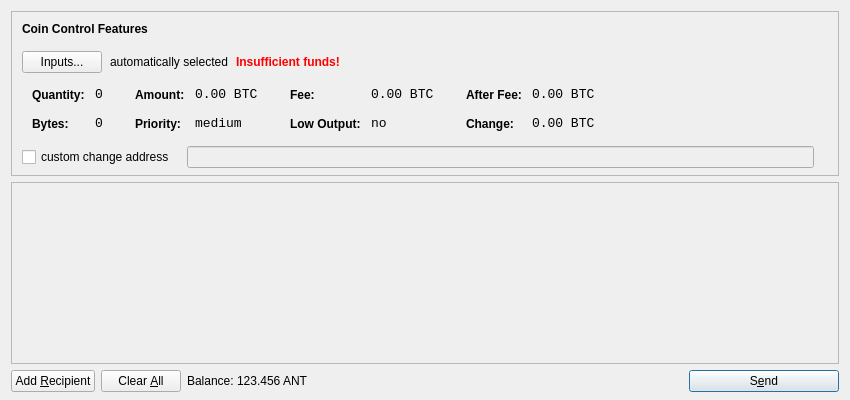
<?xml version="1.0" encoding="UTF-8"?>
<ui version="4.0">
 <class>SendCoinsDialog</class>
 <widget class="QDialog" name="SendCoinsDialog">
  <property name="geometry">
   <rect>
    <x>0</x>
    <y>0</y>
    <width>850</width>
    <height>400</height>
   </rect>
  </property>
  <property name="windowTitle">
   <string>Send Coins</string>
  </property>
  <layout class="QVBoxLayout" name="verticalLayout" stretch="0,1,0">
   <property name="bottomMargin">
    <number>8</number>
   </property>
   <item>
    <widget class="QFrame" name="frameCoinControl">
     <property name="sizePolicy">
      <sizepolicy hsizetype="Expanding" vsizetype="Expanding">
       <horstretch>0</horstretch>
       <verstretch>0</verstretch>
      </sizepolicy>
     </property>
     <property name="maximumSize">
      <size>
       <width>16777215</width>
       <height>16777215</height>
      </size>
     </property>
     <property name="frameShape">
      <enum>QFrame::StyledPanel</enum>
     </property>
     <property name="frameShadow">
      <enum>QFrame::Sunken</enum>
     </property>
     <layout class="QVBoxLayout" name="verticalLayoutCoinControl2">
      <property name="spacing">
       <number>-1</number>
      </property>
      <property name="leftMargin">
       <number>0</number>
      </property>
      <property name="topMargin">
       <number>0</number>
      </property>
      <property name="rightMargin">
       <number>0</number>
      </property>
      <property name="bottomMargin">
       <number>6</number>
      </property>
      <item>
       <layout class="QVBoxLayout" name="verticalLayoutCoinControl" stretch="0,0,0,0,1">
        <property name="spacing">
         <number>0</number>
        </property>
        <property name="leftMargin">
         <number>10</number>
        </property>
        <property name="topMargin">
         <number>10</number>
        </property>
        <item>
         <layout class="QHBoxLayout" name="horizontalLayoutCoinControl1">
          <property name="bottomMargin">
           <number>15</number>
          </property>
          <item>
           <widget class="QLabel" name="labelCoinControlFeatures">
            <property name="sizePolicy">
             <sizepolicy hsizetype="Preferred" vsizetype="Maximum">
              <horstretch>0</horstretch>
              <verstretch>0</verstretch>
             </sizepolicy>
            </property>
            <property name="font">
             <font>
              <weight>75</weight>
              <bold>true</bold>
             </font>
            </property>
            <property name="styleSheet">
             <string notr="true">font-weight:bold;</string>
            </property>
            <property name="text">
             <string>Coin Control Features</string>
            </property>
           </widget>
          </item>
         </layout>
        </item>
        <item>
         <layout class="QHBoxLayout" name="horizontalLayoutCoinControl2" stretch="0,0,0,0">
          <property name="spacing">
           <number>8</number>
          </property>
          <property name="bottomMargin">
           <number>10</number>
          </property>
          <item>
           <widget class="QPushButton" name="pushButtonCoinControl">
            <property name="styleSheet">
             <string notr="true"/>
            </property>
            <property name="text">
             <string>Inputs...</string>
            </property>
           </widget>
          </item>
          <item>
           <widget class="QLabel" name="labelCoinControlAutomaticallySelected">
            <property name="text">
             <string>automatically selected</string>
            </property>
            <property name="margin">
             <number>5</number>
            </property>
           </widget>
          </item>
          <item>
           <widget class="QLabel" name="labelCoinControlInsuffFunds">
            <property name="font">
             <font>
              <weight>75</weight>
              <bold>true</bold>
             </font>
            </property>
            <property name="styleSheet">
             <string notr="true">color:red;font-weight:bold;</string>
            </property>
            <property name="text">
             <string>Insufficient funds!</string>
            </property>
            <property name="margin">
             <number>5</number>
            </property>
           </widget>
          </item>
          <item>
           <spacer name="horizontalSpacerCoinControl">
            <property name="orientation">
             <enum>Qt::Horizontal</enum>
            </property>
            <property name="sizeHint" stdset="0">
             <size>
              <width>40</width>
              <height>1</height>
             </size>
            </property>
           </spacer>
          </item>
         </layout>
        </item>
        <item>
         <widget class="QWidget" name="widgetCoinControl" native="true">
          <property name="sizePolicy">
           <sizepolicy hsizetype="Preferred" vsizetype="Preferred">
            <horstretch>0</horstretch>
            <verstretch>0</verstretch>
           </sizepolicy>
          </property>
          <property name="minimumSize">
           <size>
            <width>0</width>
            <height>0</height>
           </size>
          </property>
          <property name="styleSheet">
           <string notr="true"/>
          </property>
          <layout class="QHBoxLayout" name="horizontalLayoutCoinControl5">
           <property name="margin">
            <number>0</number>
           </property>
           <item>
            <layout class="QHBoxLayout" name="horizontalLayoutCoinControl3" stretch="0,0,0,1">
             <property name="spacing">
              <number>20</number>
             </property>
             <property name="topMargin">
              <number>0</number>
             </property>
             <property name="bottomMargin">
              <number>10</number>
             </property>
             <item>
              <layout class="QFormLayout" name="formLayoutCoinControl1">
               <property name="horizontalSpacing">
                <number>10</number>
               </property>
               <property name="verticalSpacing">
                <number>14</number>
               </property>
               <property name="leftMargin">
                <number>10</number>
               </property>
               <property name="topMargin">
                <number>4</number>
               </property>
               <property name="rightMargin">
                <number>6</number>
               </property>
               <item row="0" column="0">
                <widget class="QLabel" name="labelCoinControlQuantityText">
                 <property name="styleSheet">
                  <string notr="true">font-weight:bold;</string>
                 </property>
                 <property name="text">
                  <string>Quantity:</string>
                 </property>
                 <property name="margin">
                  <number>0</number>
                 </property>
                </widget>
               </item>
               <item row="0" column="1">
                <widget class="QLabel" name="labelCoinControlQuantity">
                 <property name="font">
                  <font>
                   <family>Monospace</family>
                   <pointsize>10</pointsize>
                  </font>
                 </property>
                 <property name="cursor">
                  <cursorShape>IBeamCursor</cursorShape>
                 </property>
                 <property name="contextMenuPolicy">
                  <enum>Qt::ActionsContextMenu</enum>
                 </property>
                 <property name="text">
                  <string notr="true">0</string>
                 </property>
                 <property name="margin">
                  <number>0</number>
                 </property>
                 <property name="textInteractionFlags">
                  <set>Qt::LinksAccessibleByMouse|Qt::TextSelectableByKeyboard|Qt::TextSelectableByMouse</set>
                 </property>
                </widget>
               </item>
               <item row="1" column="0">
                <widget class="QLabel" name="labelCoinControlBytesText">
                 <property name="styleSheet">
                  <string notr="true">font-weight:bold;</string>
                 </property>
                 <property name="text">
                  <string>Bytes:</string>
                 </property>
                </widget>
               </item>
               <item row="1" column="1">
                <widget class="QLabel" name="labelCoinControlBytes">
                 <property name="font">
                  <font>
                   <family>Monospace</family>
                   <pointsize>10</pointsize>
                  </font>
                 </property>
                 <property name="cursor">
                  <cursorShape>IBeamCursor</cursorShape>
                 </property>
                 <property name="contextMenuPolicy">
                  <enum>Qt::ActionsContextMenu</enum>
                 </property>
                 <property name="text">
                  <string notr="true">0</string>
                 </property>
                 <property name="textInteractionFlags">
                  <set>Qt::LinksAccessibleByMouse|Qt::TextSelectableByKeyboard|Qt::TextSelectableByMouse</set>
                 </property>
                </widget>
               </item>
              </layout>
             </item>
             <item>
              <layout class="QFormLayout" name="formLayoutCoinControl2">
               <property name="horizontalSpacing">
                <number>10</number>
               </property>
               <property name="verticalSpacing">
                <number>14</number>
               </property>
               <property name="leftMargin">
                <number>6</number>
               </property>
               <property name="topMargin">
                <number>4</number>
               </property>
               <property name="rightMargin">
                <number>6</number>
               </property>
               <item row="0" column="0">
                <widget class="QLabel" name="labelCoinControlAmountText">
                 <property name="styleSheet">
                  <string notr="true">font-weight:bold;</string>
                 </property>
                 <property name="text">
                  <string>Amount:</string>
                 </property>
                 <property name="margin">
                  <number>0</number>
                 </property>
                </widget>
               </item>
               <item row="0" column="1">
                <widget class="QLabel" name="labelCoinControlAmount">
                 <property name="font">
                  <font>
                   <family>Monospace</family>
                   <pointsize>10</pointsize>
                  </font>
                 </property>
                 <property name="cursor">
                  <cursorShape>IBeamCursor</cursorShape>
                 </property>
                 <property name="contextMenuPolicy">
                  <enum>Qt::ActionsContextMenu</enum>
                 </property>
                 <property name="text">
                  <string notr="true">0.00 BTC</string>
                 </property>
                 <property name="textInteractionFlags">
                  <set>Qt::LinksAccessibleByMouse|Qt::TextSelectableByKeyboard|Qt::TextSelectableByMouse</set>
                 </property>
                </widget>
               </item>
               <item row="1" column="0">
                <widget class="QLabel" name="labelCoinControlPriorityText">
                 <property name="styleSheet">
                  <string notr="true">font-weight:bold;</string>
                 </property>
                 <property name="text">
                  <string>Priority:</string>
                 </property>
                </widget>
               </item>
               <item row="1" column="1">
                <widget class="QLabel" name="labelCoinControlPriority">
                 <property name="font">
                  <font>
                   <family>Monospace</family>
                   <pointsize>10</pointsize>
                  </font>
                 </property>
                 <property name="cursor">
                  <cursorShape>IBeamCursor</cursorShape>
                 </property>
                 <property name="contextMenuPolicy">
                  <enum>Qt::ActionsContextMenu</enum>
                 </property>
                 <property name="text">
                  <string>medium</string>
                 </property>
                 <property name="textInteractionFlags">
                  <set>Qt::LinksAccessibleByMouse|Qt::TextSelectableByKeyboard|Qt::TextSelectableByMouse</set>
                 </property>
                </widget>
               </item>
              </layout>
             </item>
             <item>
              <layout class="QFormLayout" name="formLayoutCoinControl3">
               <property name="horizontalSpacing">
                <number>10</number>
               </property>
               <property name="verticalSpacing">
                <number>14</number>
               </property>
               <property name="leftMargin">
                <number>6</number>
               </property>
               <property name="topMargin">
                <number>4</number>
               </property>
               <property name="rightMargin">
                <number>6</number>
               </property>
               <item row="0" column="0">
                <widget class="QLabel" name="labelCoinControlFeeText">
                 <property name="styleSheet">
                  <string notr="true">font-weight:bold;</string>
                 </property>
                 <property name="text">
                  <string>Fee:</string>
                 </property>
                 <property name="margin">
                  <number>0</number>
                 </property>
                </widget>
               </item>
               <item row="0" column="1">
                <widget class="QLabel" name="labelCoinControlFee">
                 <property name="font">
                  <font>
                   <family>Monospace</family>
                   <pointsize>10</pointsize>
                  </font>
                 </property>
                 <property name="cursor">
                  <cursorShape>IBeamCursor</cursorShape>
                 </property>
                 <property name="contextMenuPolicy">
                  <enum>Qt::ActionsContextMenu</enum>
                 </property>
                 <property name="text">
                  <string notr="true">0.00 BTC</string>
                 </property>
                 <property name="textInteractionFlags">
                  <set>Qt::LinksAccessibleByMouse|Qt::TextSelectableByKeyboard|Qt::TextSelectableByMouse</set>
                 </property>
                </widget>
               </item>
               <item row="1" column="0">
                <widget class="QLabel" name="labelCoinControlLowOutputText">
                 <property name="styleSheet">
                  <string notr="true">font-weight:bold;</string>
                 </property>
                 <property name="text">
                  <string>Low Output:</string>
                 </property>
                </widget>
               </item>
               <item row="1" column="1">
                <widget class="QLabel" name="labelCoinControlLowOutput">
                 <property name="font">
                  <font>
                   <family>Monospace</family>
                   <pointsize>10</pointsize>
                  </font>
                 </property>
                 <property name="cursor">
                  <cursorShape>IBeamCursor</cursorShape>
                 </property>
                 <property name="contextMenuPolicy">
                  <enum>Qt::ActionsContextMenu</enum>
                 </property>
                 <property name="text">
                  <string>no</string>
                 </property>
                 <property name="textInteractionFlags">
                  <set>Qt::LinksAccessibleByMouse|Qt::TextSelectableByKeyboard|Qt::TextSelectableByMouse</set>
                 </property>
                </widget>
               </item>
              </layout>
             </item>
             <item>
              <layout class="QFormLayout" name="formLayoutCoinControl4">
               <property name="horizontalSpacing">
                <number>10</number>
               </property>
               <property name="verticalSpacing">
                <number>14</number>
               </property>
               <property name="leftMargin">
                <number>6</number>
               </property>
               <property name="topMargin">
                <number>4</number>
               </property>
               <property name="rightMargin">
                <number>6</number>
               </property>
               <item row="0" column="0">
                <widget class="QLabel" name="labelCoinControlAfterFeeText">
                 <property name="styleSheet">
                  <string notr="true">font-weight:bold;</string>
                 </property>
                 <property name="text">
                  <string>After Fee:</string>
                 </property>
                 <property name="margin">
                  <number>0</number>
                 </property>
                </widget>
               </item>
               <item row="0" column="1">
                <widget class="QLabel" name="labelCoinControlAfterFee">
                 <property name="font">
                  <font>
                   <family>Monospace</family>
                   <pointsize>10</pointsize>
                  </font>
                 </property>
                 <property name="cursor">
                  <cursorShape>IBeamCursor</cursorShape>
                 </property>
                 <property name="contextMenuPolicy">
                  <enum>Qt::ActionsContextMenu</enum>
                 </property>
                 <property name="text">
                  <string notr="true">0.00 BTC</string>
                 </property>
                 <property name="textInteractionFlags">
                  <set>Qt::LinksAccessibleByMouse|Qt::TextSelectableByKeyboard|Qt::TextSelectableByMouse</set>
                 </property>
                </widget>
               </item>
               <item row="1" column="0">
                <widget class="QLabel" name="labelCoinControlChangeText">
                 <property name="styleSheet">
                  <string notr="true">font-weight:bold;</string>
                 </property>
                 <property name="text">
                  <string>Change:</string>
                 </property>
                </widget>
               </item>
               <item row="1" column="1">
                <widget class="QLabel" name="labelCoinControlChange">
                 <property name="font">
                  <font>
                   <family>Monospace</family>
                   <pointsize>10</pointsize>
                  </font>
                 </property>
                 <property name="cursor">
                  <cursorShape>IBeamCursor</cursorShape>
                 </property>
                 <property name="contextMenuPolicy">
                  <enum>Qt::ActionsContextMenu</enum>
                 </property>
                 <property name="text">
                  <string notr="true">0.00 BTC</string>
                 </property>
                 <property name="textInteractionFlags">
                  <set>Qt::LinksAccessibleByMouse|Qt::TextSelectableByKeyboard|Qt::TextSelectableByMouse</set>
                 </property>
                </widget>
               </item>
              </layout>
             </item>
            </layout>
           </item>
          </layout>
         </widget>
        </item>
        <item>
         <layout class="QHBoxLayout" name="horizontalLayoutCoinControl4" stretch="0,0,0">
          <property name="spacing">
           <number>12</number>
          </property>
          <property name="sizeConstraint">
           <enum>QLayout::SetDefaultConstraint</enum>
          </property>
          <property name="topMargin">
           <number>5</number>
          </property>
          <property name="rightMargin">
           <number>5</number>
          </property>
          <item>
           <widget class="QCheckBox" name="checkBoxCoinControlChange">
            <property name="text">
             <string>custom change address</string>
            </property>
           </widget>
          </item>
          <item>
           <widget class="QLineEdit" name="lineEditCoinControlChange">
            <property name="enabled">
             <bool>false</bool>
            </property>
            <property name="sizePolicy">
             <sizepolicy hsizetype="Expanding" vsizetype="Fixed">
              <horstretch>0</horstretch>
              <verstretch>0</verstretch>
             </sizepolicy>
            </property>
           </widget>
          </item>
          <item>
           <widget class="QLabel" name="labelCoinControlChangeLabel">
            <property name="sizePolicy">
             <sizepolicy hsizetype="Preferred" vsizetype="Expanding">
              <horstretch>0</horstretch>
              <verstretch>0</verstretch>
             </sizepolicy>
            </property>
            <property name="minimumSize">
             <size>
              <width>0</width>
              <height>0</height>
             </size>
            </property>
            <property name="text">
             <string/>
            </property>
            <property name="margin">
             <number>3</number>
            </property>
           </widget>
          </item>
         </layout>
        </item>
        <item>
         <spacer name="verticalSpacerCoinControl">
          <property name="orientation">
           <enum>Qt::Vertical</enum>
          </property>
          <property name="sizeHint" stdset="0">
           <size>
            <width>800</width>
            <height>1</height>
           </size>
          </property>
         </spacer>
        </item>
       </layout>
      </item>
     </layout>
    </widget>
   </item>
   <item>
    <widget class="QScrollArea" name="scrollArea">
     <property name="widgetResizable">
      <bool>true</bool>
     </property>
     <widget class="QWidget" name="scrollAreaWidgetContents">
      <property name="geometry">
       <rect>
        <x>0</x>
        <y>0</y>
        <width>830</width>
        <height>165</height>
       </rect>
      </property>
      <layout class="QVBoxLayout" name="verticalLayout_2">
       <property name="margin">
        <number>0</number>
       </property>
       <item>
        <layout class="QVBoxLayout" name="entries">
         <property name="spacing">
          <number>6</number>
         </property>
        </layout>
       </item>
       <item>
        <spacer name="verticalSpacer">
         <property name="orientation">
          <enum>Qt::Vertical</enum>
         </property>
         <property name="sizeHint" stdset="0">
          <size>
           <width>20</width>
           <height>40</height>
          </size>
         </property>
        </spacer>
       </item>
      </layout>
     </widget>
    </widget>
   </item>
   <item>
    <layout class="QHBoxLayout" name="horizontalLayout">
     <item>
      <widget class="QPushButton" name="addButton">
       <property name="toolTip">
        <string>Send to multiple recipients at once</string>
       </property>
       <property name="text">
        <string>Add &amp;Recipient</string>
       </property>
       <property name="icon">
        <iconset resource="../bitcoin.qrc">
         <normaloff>:/icons/add</normaloff>:/icons/add</iconset>
       </property>
       <property name="autoDefault">
        <bool>false</bool>
       </property>
      </widget>
     </item>
     <item>
      <widget class="QPushButton" name="clearButton">
       <property name="sizePolicy">
        <sizepolicy hsizetype="Minimum" vsizetype="Fixed">
         <horstretch>0</horstretch>
         <verstretch>0</verstretch>
        </sizepolicy>
       </property>
       <property name="toolTip">
        <string>Remove all transaction fields</string>
       </property>
       <property name="text">
        <string>Clear &amp;All</string>
       </property>
       <property name="icon">
        <iconset resource="../bitcoin.qrc">
         <normaloff>:/icons/remove</normaloff>:/icons/remove</iconset>
       </property>
       <property name="autoRepeatDelay">
        <number>300</number>
       </property>
       <property name="autoDefault">
        <bool>false</bool>
       </property>
      </widget>
     </item>
     <item>
      <layout class="QHBoxLayout" name="horizontalLayout_2">
       <property name="spacing">
        <number>3</number>
       </property>
       <item>
        <widget class="QLabel" name="label">
         <property name="text">
          <string>Balance:</string>
         </property>
        </widget>
       </item>
       <item>
        <widget class="QLabel" name="labelBalance">
         <property name="cursor">
          <cursorShape>IBeamCursor</cursorShape>
         </property>
         <property name="text">
          <string>123.456 ANT</string>
         </property>
         <property name="textInteractionFlags">
          <set>Qt::LinksAccessibleByMouse|Qt::TextSelectableByKeyboard|Qt::TextSelectableByMouse</set>
         </property>
        </widget>
       </item>
      </layout>
     </item>
     <item>
      <spacer name="horizontalSpacer">
       <property name="orientation">
        <enum>Qt::Horizontal</enum>
       </property>
       <property name="sizeHint" stdset="0">
        <size>
         <width>40</width>
         <height>20</height>
        </size>
       </property>
      </spacer>
     </item>
     <item>
      <widget class="QPushButton" name="sendButton">
       <property name="minimumSize">
        <size>
         <width>150</width>
         <height>0</height>
        </size>
       </property>
       <property name="toolTip">
        <string>Confirm the send action</string>
       </property>
       <property name="text">
        <string>S&amp;end</string>
       </property>
       <property name="icon">
        <iconset resource="../bitcoin.qrc">
         <normaloff>:/icons/send</normaloff>:/icons/send</iconset>
       </property>
       <property name="default">
        <bool>true</bool>
       </property>
      </widget>
     </item>
    </layout>
   </item>
  </layout>
 </widget>
 <resources>
  <include location="../bitcoin.qrc"/>
 </resources>
 <connections/>
</ui>
